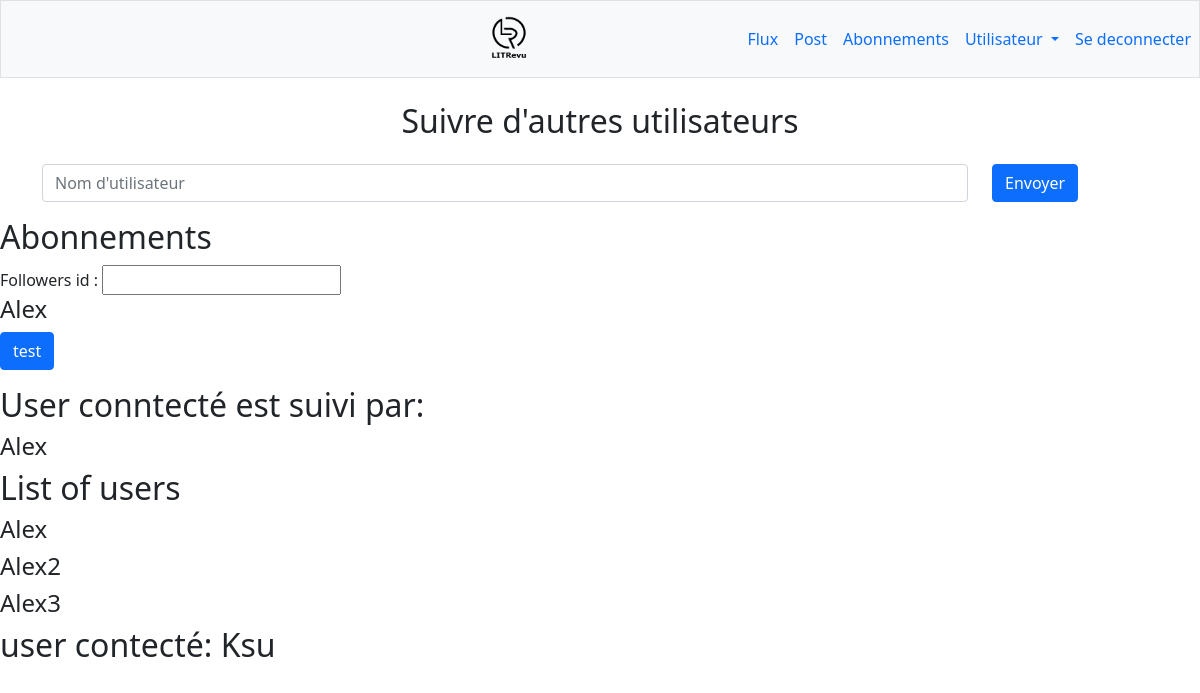
The app's page /home/followers (signed in) with its own data.
### blog/models.py (models this page shows)
class UserFollows(models.Model):
    user = models.ForeignKey(settings.AUTH_USER_MODEL, on_delete=models.CASCADE, related_name="following")
    followed_user = models.ForeignKey(settings.AUTH_USER_MODEL, on_delete=models.CASCADE, related_name="followed_by")
    class Meta:
        unique_together = ('user', 'followed_user')

### authentication/models.py (models this page shows)
class User(AbstractUser):
    followers = models.ManyToManyField(settings.AUTH_USER_MODEL, through='blog.UserFollows')
    class Meta:
        ordering = ['first_name']

### blog/views.py (the view, shortened to what this page needs)
# urls.py: path('home/followers', blog.views.follow_users, name='followers'),
@login_required
def follow_users(request):
    users = auth_models.User.objects.exclude(username=request.user)
    form_add = forms.FollowUsersForm(instance=request.user, initial={'followers': ''})
    form_delete = forms.DeleteFollower()
    following = request.user.following.all()
    followed_by = request.user.followed_by.all()
    context ={
        'form_add': form_add,
        'form_delete': form_delete,
        'users':users,
        'following':following,
        'followed_by':followed_by,
        'user':request.user
    }
    return render(request, 'blog/followers.html', context=context)

### blog/forms.py (shortened to what this page needs)
class FollowUsersForm(forms.ModelForm):
    followers = forms.CharField(widget=forms.TextInput(attrs={"class": "form-control", "placeholder":"Nom d'utilisateur"}))
    add_follower = forms.BooleanField(widget=forms.HiddenInput, initial=True)
    class Meta:
        model = get_user_model()
        fields = ["followers"]

class DeleteFollower(forms.Form):
    followers_id = forms.CharField()
    delete_follower = forms.BooleanField(widget=forms.HiddenInput, initial=True)
    class Meta:
        model = get_user_model()
        fields = ["followers_id"]

### blog/templates/blog/followers.html (shortened to what this page needs)
{% extends 'base.html' %}
{% block content %}
<main>
    <section>
        <h2 class="text-center my-4">Suivre d'autres utilisateurs</h2>
        <form method="post">
            <div>
                <div class="container">
                    <div class="row">
                        <div class="col-10">
                            {% for field in form_add %}
                                <div>
                                    {{ field }}
                                </div>
                            {% endfor %}
                        </div>
                        <div class="col-2">
                            <button type="submit" class="btn btn-primary">Envoyer</button>
                        </div>
                    </div>
                </div>
            </div>
        </form>
    </section>
    <section>
        <h2>Abonnements</h2>
        <form method="post">
            {% for follow in following %}
            {{ form_delete }}
            <h4>{{ follow.followed_user }}</h4>
            {% endfor %}
            <div>
                <button type="submit" class="btn btn-primary">test</button>
            </div>
        </form>
    </section>
    <h2>User conntecté est suivi par:</h2>
    {% for follower in followed_by %}
        <h4>{{ follower.user  }}</h4>
    {% endfor %}
    <h2>List of users</h2>
    {% for user in users %}
        <h4>{{ user }}</h4>
    {% endfor %}
    <h2>user contecté: {{ user }}</h2>
</main>
{% endblock content %}

### records on screen
UserFollows: followed_user "Alex"
UserFollows: user "Alex"
User: username "Alex"
User: username "Alex2"
User: username "Alex3"
User: username "Ksu"
